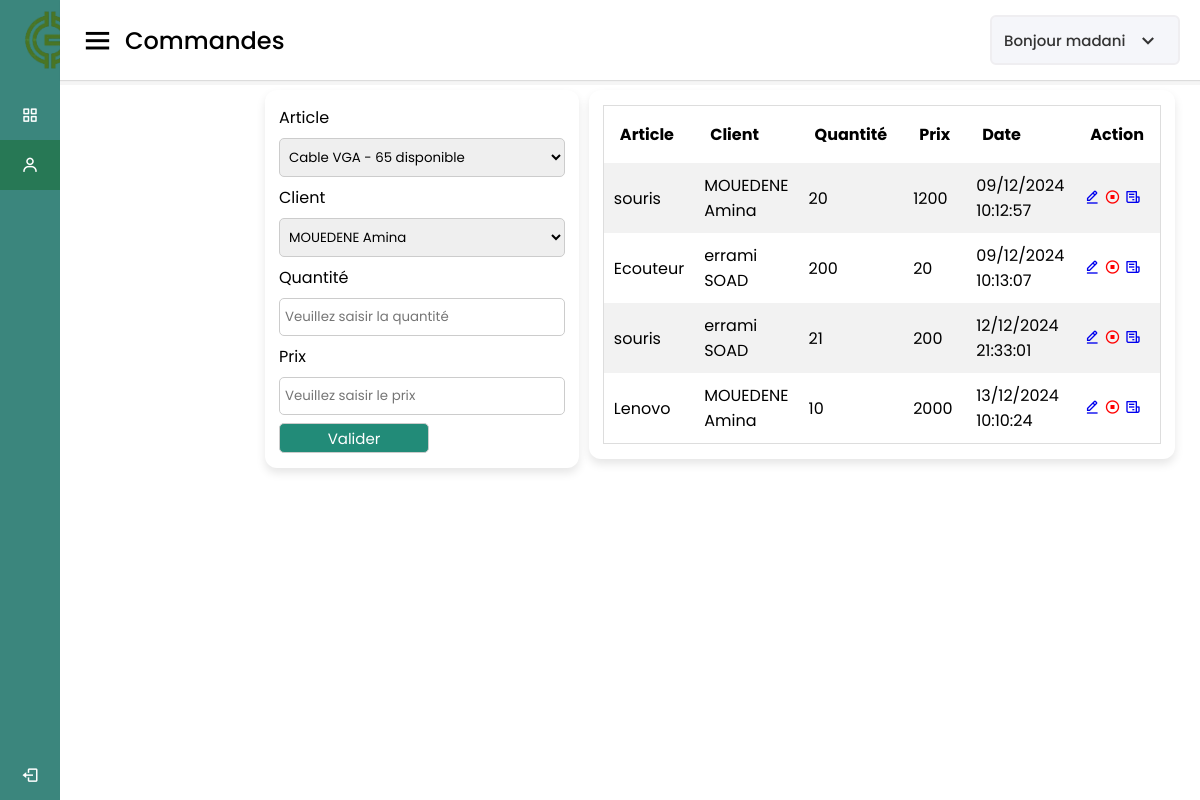
/vue/commande.php (signed in), run on the app's committed database.
### tables this page shows
CREATE TABLE `personnel` (
  `id` int(11) NOT NULL,
  `nom` varchar(30) NOT NULL,
  `prenom` varchar(30) NOT NULL,
  `telephone` varchar(15) NOT NULL,
  `adresse` varchar(50) NOT NULL,
  `email` varchar(255) NOT NULL,
  `role` varchar(255) NOT NULL,
  `password` varchar(255) NOT NULL
);

CREATE TABLE `commande` (
  `id` int(11) NOT NULL,
  `id_article` int(11) NOT NULL,
  `id_client` int(11) NOT NULL,
  `quantite` int(11) NOT NULL,
  `prix` int(11) NOT NULL,
  `date_vente` timestamp NOT NULL DEFAULT current_timestamp(),
  `etat` enum('0','1') NOT NULL DEFAULT '1'
);

CREATE TABLE `produit` (
  `id` int(11) NOT NULL,
  `nom_produit` varchar(50) NOT NULL,
  `id_categorie` int(11) NOT NULL,
  `quantite` int(11) NOT NULL,
  `prix_unitaire` int(11) NOT NULL
);

CREATE TABLE `client` (
  `id` int(11) NOT NULL,
  `nom` varchar(30) NOT NULL,
  `prenom` varchar(30) NOT NULL,
  `telephone` varchar(30) NOT NULL,
  `adresse` varchar(50) NOT NULL,
  `ville` varchar(255) NOT NULL
);

### model/function.php (called while the page is built, shortened)
<?php
function getProduit($id = null, $searchDATA = array(), $limit = null, $offset = null)
{
    $pagination = "";
    if (!empty($id)) {
        $sql = "SELECT a.id AS id, id_categorie, nom_produit, libelle_categorie, quantite, prix_unitaire
        FROM Produit AS a, categorie AS c WHERE a.id=? AND c.id=a.id_categorie";
        $req = $GLOBALS['connexion']->prepare($sql);
        $req->execute(array($id));
        return $req->fetch();
    } else {
        $sql = "SELECT a.id AS id, id_categorie, nom_produit, libelle_categorie, quantite, prix_unitaire
        FROM produit AS a, categorie AS c WHERE c.id=a.id_categorie $pagination";
        $req = $GLOBALS['connexion']->prepare($sql);
        $req->execute();
        return $req->fetchAll();
    }
}
function getClient($id = null)
{
    if (!empty($id)) {
        $sql = "SELECT * FROM client WHERE id=?";
        $req = $GLOBALS['connexion']->prepare($sql);
        $req->execute(array($id));
        return $req->fetch();
    } else {
        $sql = "SELECT * FROM client";
        $req = $GLOBALS['connexion']->prepare($sql);
        $req->execute();
        return $req->fetchAll();
    }
}
function getCommande($id = null)
{
    if (!empty($id)) {
        $sql = "SELECT nom_produit, nom, prenom, c.telephone, c.adresse, v.quantite, prix, date_vente, v.id, prix_unitaire, v.id_article, v.id_client
                FROM client AS c, commande AS v, produit AS a
                WHERE v.id_article = a.id AND v.id_client = c.id AND v.id = ? AND etat = ?";
        $req = $GLOBALS['connexion']->prepare($sql);
        $req->execute(array($id, 1));
        return $req->fetch();
    } else {
        $sql = "SELECT nom_produit, nom, prenom, c.telephone, c.adresse, v.quantite, prix, date_vente, v.id, a.id AS idArticle, v.id_client
                FROM client AS c, commande AS v, produit AS a
                WHERE v.id_article = a.id AND v.id_client = c.id AND etat = ?";
        $req = $GLOBALS['connexion']->prepare($sql);
        $req->execute(array(1));
        return $req->fetchAll();
    }
}

### vue/commande.php (the view, shortened to what this page needs)
<?php
include 'entete.php';
$ventes = getCommande();
$article = null;
?>
<div class="home-content">
    <div class="overview-boxes">
        <div class="box">
            <form action=" <?= !empty($_GET['id']) ?  "../controller/Commande/modifCom.php" : "../controller/Commande/AjoutCom.php" ?>" method="post">
    <label for="id_article">Article</label>
    <select onchange="setPrix()" name="id_article" id="id_article">
        <?php
        $articles = getProduit();
        if (!empty($articles) && is_array($articles)) {
            foreach ($articles as $key => $value) {
        ?>
                <option data-prix="<?= $value['prix_unitaire'] ?>" value="<?= $value['id'] ?>" <?= !empty($article) && $article['id_article'] == $value['id'] ? 'selected' : '' ?>>
                    <?= $value['nom_produit'] . " - " . $value['quantite'] . " disponible" ?>
                </option>
        <?php
            }
        }
        ?>
    </select>
    <label for="id_client">Client</label>
    <select name="id_client" id="id_client">
        <?php
        $clients = getClient();
        if (!empty($clients) && is_array($clients)) {
            foreach ($clients as $key => $value) {
        ?>
                <option value="<?= $value['id'] ?>" <?= !empty($article) && $article['id_client'] == $value['id'] ? 'selected' : '' ?>>
                    <?= $value['nom'] . " " . $value['prenom'] ?>
                </option>
        <?php
            }
        }
        ?>
    </select>
    <label for="quantite">Quantité</label>
    <input onkeyup="setPrix()" value="<?= !empty($article) ?  $article['quantite'] : "" ?>" type="number" name="quantite" id="quantite" placeholder="Veuillez saisir la quantité">
    <label for="prix">Prix</label>
    <input value="<?= !empty($article) ?  $article['prix'] : "" ?>" type="number" name="prix" id="prix" placeholder="Veuillez saisir le prix">
    <button type="submit">Valider</button>
</form>
        </div>
        <div class="box">
            <table class="mtable">
                <tr>
                    <th>Article</th>
                    <th>Client</th>
                    <th>Quantité</th>
                    <th>Prix</th>
                    <th>Date</th>
                    <th>Action</th>
                </tr>
                <?php
                if (!empty($ventes) && is_array($ventes)) {
                    foreach ($ventes as $key => $value) {
                ?>
                        <tr>
                            <td><?= $value['nom_produit'] ?></td>
                            <td><?= $value['nom'] . " " . $value['prenom'] ?></td>
                            <td><?= $value['quantite'] ?></td>
                            <td><?= $value['prix'] ?></td>
                            <td><?= date('d/m/Y H:i:s', strtotime($value['date_vente'])) ?></td>
                            <td>
                                <a href="?id=<?= $value['id'] ?>"><i class='bx bx-edit-alt'></i></a>
                                <a onclick="annuleCom(<?= isset($value['id']) ? $value['id'] : '' ?>, <?= isset($value['idArticle']) ? $value['idArticle'] : '' ?>, <?= isset($value['quantite']) ? $value['quantite'] : '' ?>)" style="color: red;">
                                    <i class='bx bx-stop-circle'></i>
                                </a>
                                <a href="recuVente.php?id=<?= $value['id'] ?>"><i class='bx bx-receipt'></i></a>
                            </td>
                        </tr>
                <?php
                    }
                }
                ?>
            </table>
        </div>
    </div>
</div>
<?php
include 'pied.php';
?>

### vue/entete.php (shortened to what this page needs)
<?php
include_once '../model/function.php';
$role = $_SESSION['role'];
$userName = '';
$stmt = $connexion->prepare("SELECT * FROM personnel WHERE id = ?");
$stmt->execute([$_SESSION['id']]);
$user = $stmt->fetch();
if ($user) {
    $userName = htmlspecialchars($user['nom']);
} else {
    echo "Erreur : Utilisateur non trouvé.";
    exit;
}
$pageTitles = [
    'dashboard.php' => 'Tableau de bord',
    'commande.php' => 'Commandes',
    'personnel.php' => 'Personnels',
    'stock.php' => 'Stock',
    'client.php' => 'Clients',
    'produit.php' => 'Produits',
    'categorie.php' => 'Catégories',
    'parametres.php' => 'Paramètres',
    'login.php' => 'Connexion',
    'recuVente.php' => 'Recu'
];
$currentFile = basename($_SERVER['PHP_SELF']);
$customTitle = isset($pageTitles[$currentFile]) ? $pageTitles[$currentFile] : 'Page inconnue';
?>
<!DOCTYPE html>
<html lang="fr" dir="ltr">
<head>
    <link rel="stylesheet" href="../public/css/style.css" />
    <link href="https://unpkg.com/boxicons@2.0.7/css/boxicons.min.css" rel="stylesheet" />
</head>
<body>
    <div class="sidebar">
        <div class="logo-details">
            <img src="../public/images/G-stock.png" style="height:100px ; width: 100px ;"></img>  <br><br> <br>
            <span class="logo_name">G-Stock</span>
        </div>
        <ul class="nav-links">
            <li>
                <a href="dashboard.php" class="<?php echo basename($_SERVER['PHP_SELF']) == 'dashboard.php' ? 'active' : '' ?>">
                    <i class="bx bx-grid-alt"></i>
                    <span class="links_name">Dashboard</span>
                </a>
            </li>
            <?php if ($role == 'commercial') : ?>
                <li>
                    <a href="commande.php" class="<?php echo basename($_SERVER['PHP_SELF']) == 'commande.php' ? 'active' : '' ?>">
                        <i class="bx bx-user"></i>
                        <span class="links_name">Commande</span>
                    </a>
                </li>
            <?php endif; ?>
            <li class="log_out">
                <a href="../controller/logout.php">
                    <i class="bx bx-log-out"></i>
                    <span class="links_name">Déconnexion</span>
                </a>
            </li>
        </ul>
    </div>
    <section class="home-section">
        <nav class="hidden-print">
            <div class="sidebar-button">
                <i class="bx bx-menu sidebarBtn"></i>
                <span class="dashboard"><?php echo $customTitle; ?></span>
            </div>
            <div class="profile-details">
                <span class="admin_name" id="profile-name"><?php echo "Bonjour " . $userName; ?></span>
                <i class="bx bx-chevron-down"></i>
            </div>
        </nav>
    </section>
</body>
</html>

### public/css/style.css (style rules this page uses)
* { margin: 0; padding: 0; box-sizing: border-box; font-family: "Poppins", sans-serif; }
.sidebar { position: fixed; height: 100%; width: 240px; background: #3b867d; transition: all 0.5s ease; }
.sidebar .logo-details { height: 80px; display: flex; align-items: center; }
.sidebar .logo-details .logo_name { color: #fff; font-size: 24px; font-weight: 500; }
.sidebar .nav-links { margin-top: 10px; }
.sidebar .nav-links li { position: relative; list-style: none; height: 50px; }
.sidebar .nav-links li a { height: 100%; width: 100%; display: flex; align-items: center; text-decoration: none; transition: all 0.4s ease; }
.sidebar .nav-links li a.active { background: #277855; }
.sidebar .nav-links li i { min-width: 60px; text-align: center; font-size: 18px; color: #fff; }
.sidebar .nav-links li a .links_name { color: #fff; font-size: 15px; font-weight: 400; white-space: nowrap; }
.sidebar .nav-links .log_out { position: absolute; bottom: 0; width: 100%; }
.home-section { position: relative; background: #f5f5f5; min-height: 85px; width: calc(100% - 240px); left: 240px; transition: all 0.5s ease; }
.home-section nav { display: flex; justify-content: space-between; height: 80px; background: #fff; display: flex; align-items: center; position: fixed; width: calc(100% - 240px); left: 240px; z-index: 100; padding: 0 20px; box-shadow: 0 1px 1px rgba(0, 0, 0, 0.1); transition: all 0.5s ease; }
.home-section nav .sidebar-button { display: flex; align-items: center; font-size: 24px; font-weight: 500; }
nav .sidebar-button i { font-size: 35px; margin-right: 10px; }
.home-section nav .profile-details { display: flex; align-items: center; background: #f5f6fa; border: 2px solid #efeef1; border-radius: 6px; height: 50px; min-width: 190px; padding: 0 15px 0 2px; }
nav .profile-details .admin_name { font-size: 15px; font-weight: 500; color: #333; margin: 0 10px; white-space: nowrap; }
nav .profile-details i { font-size: 25px; color: #333; }
.home-content .overview-boxes { display: flex; align-items: flex-start; justify-content: space-between; flex-wrap: nowrap; padding: 0 20px; margin-bottom: 26px; }
.overview-boxes .box { display: flex; align-items: center; justify-content: center; background: #fff; padding: 15px 14px; border-radius: 12px; box-shadow: 0 5px 10px rgba(0, 0, 0, 0.1); margin: 5px; }
.home-content { margin-left: 240px; }
@media (max-width: 1240px) { .sidebar { width: 60px; } }
@media (max-width: 1240px) { .home-section { width: calc(100% - 60px); left: 60px; } }
@media (max-width: 1240px) { .home-section nav { width: calc(100% - 60px); left: 60px; } }
input, textarea, select { margin-bottom: 10px; box-sizing: border-box; width: 100%; margin: 8px 0; padding: 8px 5px; border-radius: 5px; border: 1px solid #ccc; }
button { background-color: rgb(34 139 120); color: white; width: 150px; height: 30px; border: 1px solid #ccc; font-size: 15px; border-radius: 5px; }
label { display: block; }
form { width: 100%; }
table.mtable { width: 100%; border-collapse: collapse; width: 100%; border: 1px solid #ddd; }
th, td { text-align: left; padding: 16px; }
table.mtable tr:nth-child(even) { background: #f2f2f2; }
table.mtable td { padding: 10px; }
.profile-details { position: relative; display: inline-block; }
.admin_name { cursor: pointer; font-weight: bold; color: #333; }

### data on the page
personnel: nom "madani"
commande: id_article.nom_produit "souris", id_client.nom "MOUEDENE", id_client.prenom "Amina", quantite "20", prix "1200", date_vente "09/12/2024 10:12:57"
commande: id_article.nom_produit "Ecouteur", id_client.nom "errami", id_client.prenom "SOAD", quantite "200", prix "20", date_vente "09/12/2024 10:13:07"
commande: id_article.nom_produit "souris", id_client.nom "errami", id_client.prenom "SOAD", quantite "21", prix "200", date_vente "12/12/2024 21:33:01"
commande: id_article.nom_produit "Lenovo", id_client.nom "MOUEDENE", id_client.prenom "Amina", quantite "10", prix "2000", date_vente "13/12/2024 10:10:24"

### other printed values
$customTitle "Commandes"
form field id_article "Cable VGA - 65 disponible"
form field id_client "MOUEDENE Amina"
